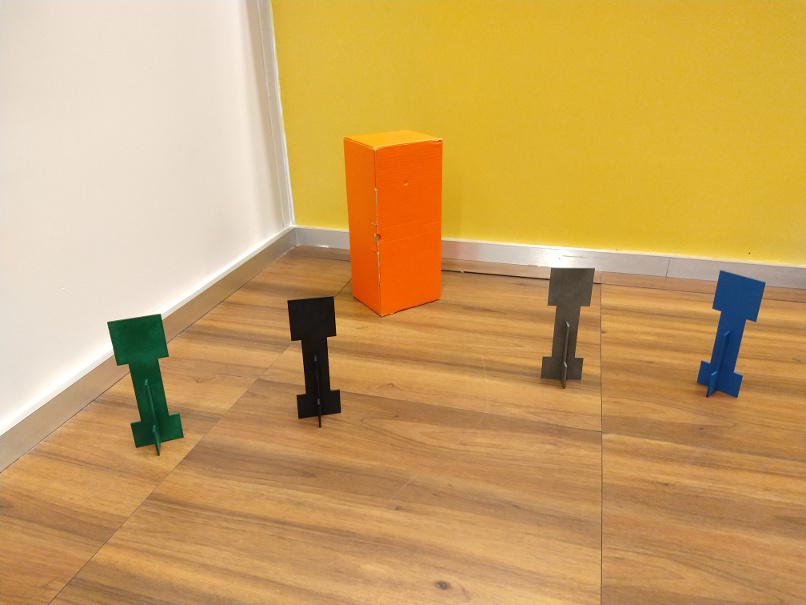
#> input picture atividade1_Lais/cena_canto_sala.jpg, 806 x 605 px
$ jupyter execute --allow-errors Atividade1_Visao.ipynb   (shell and % lines are left out)
#> lines starting #> are read from the running program, lines starting #| are printed output that depends on the picture; after the words box and inside, x2 and y2 are one past the last pixel; in counts of white or black regions, pixels touching at a corner belong together
# Entregável 1 - visão computacional

## Lais Nascimento da Silva
## Fernando Fincatti

[cell 1]
import cv2
from matplotlib import pyplot as plt
import numpy as np
import time as t
print("OpenCV Version : %s " % cv2.__version__)

# Equalização de histograma

[cell 2]
#Carregando a imagem

rintin = cv2.imread("RinTinTin.jpg")

#> (a cell that did not finish here is left out)

#> (a cell that did not finish here is left out)

#> (a cell that did not finish here is left out)

#> (a cell that did not finish here is left out)

#> (a cell that did not finish here is left out)

#> (a cell that did not finish here is left out)

## Atividade 1

Realize as seguintes atividades:

1. O histograma fornecido aproveita bem as faixas de cores?
2. Crie uma imagem derivada da imagem fornecida que use melhor a faixa dinâmica, ou seja, tenha o valor dos seus pixels distribuídos entre `0` e `255`.
3. Plote a imagem pedida

#> (a cell that did not finish here is left out)

#> (a cell that did not finish here is left out)

[cell 11]
#Criando uma nova imagem com uma amplitude maior de píxels

saida = np.zeros((240, 320), dtype=np.uint8)
#> (the rest of this cell did not finish here and is left out)

[cell 12]
#Histograma da nova imagem

hist,bins = np.histogram(saida.flatten(),256,[0,256])

cdf = hist.cumsum()
cdf_normalized = cdf * hist.max()/ cdf.max()

plt.plot(cdf_normalized, color = 'b')
plt.hist(saida.flatten(),256,[0,256], color = 'r')
plt.xlim([0,256])
plt.legend(('cdf','histogram'), loc = 'upper left')
plt.show()
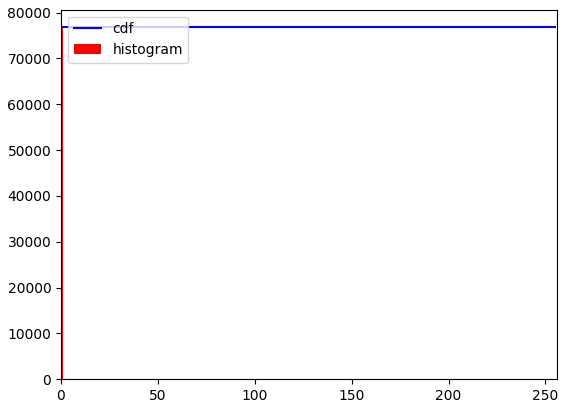
#> figure drawn by matplotlib, 1 panel; tallest bar 76800 high, from x = 0 to 1

[cell 13]
#Plotando nova imagem

plt.imshow(saida, cmap="Greys_r", vmin=0, vmax=255)
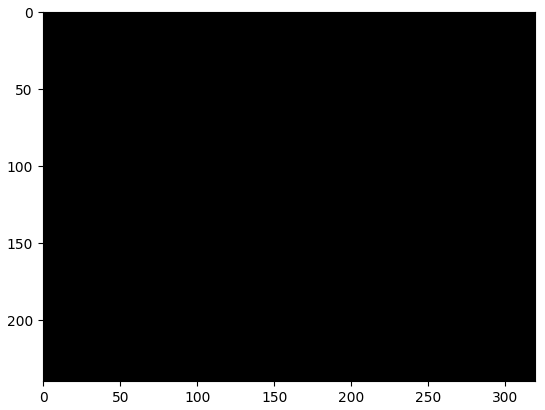
#> figure drawn by matplotlib, 1 panel

## Atividade 2

Leia com a OpenCV a figura abaixo:

Separe os canais  R e B das imagens e analise seus histogramas.

1. A partir dos canais R e B e da análise do histograma é possível identificar a caixa vermelha e o creeper azul?

1. Crie uma imagem numpy em que somente os pixels da caixa vermelha estão brancos e faça seu plot aqui. Você vai precisar usar manipulação de canais RGB. Use o [ExemploFor.ipynb](ExemploFor.ipynb) .

[cell 14]
#Carregando imagem

canto = cv2.imread("cena_canto_sala.jpg")
#> canto is the input picture: shape (605, 806, 3); mean B, G, R 98.1, 162.1, 202.5

[cell 15]
plt.imshow(canto)

[cell 16]
canto.shape
#> Out = (605, 806, 3)

[cell 17]
#Tranformando de BGR para RGB

cena_canto_sala_rgb = cv2.cvtColor(canto, cv2.COLOR_BGR2RGB)

[cell 18]
plt.imshow(cena_canto_sala_rgb)

[cell 19]
#passando apenas a cor vermelha

cena_canto_sala_R = cena_canto_sala_rgb[:,:,0]
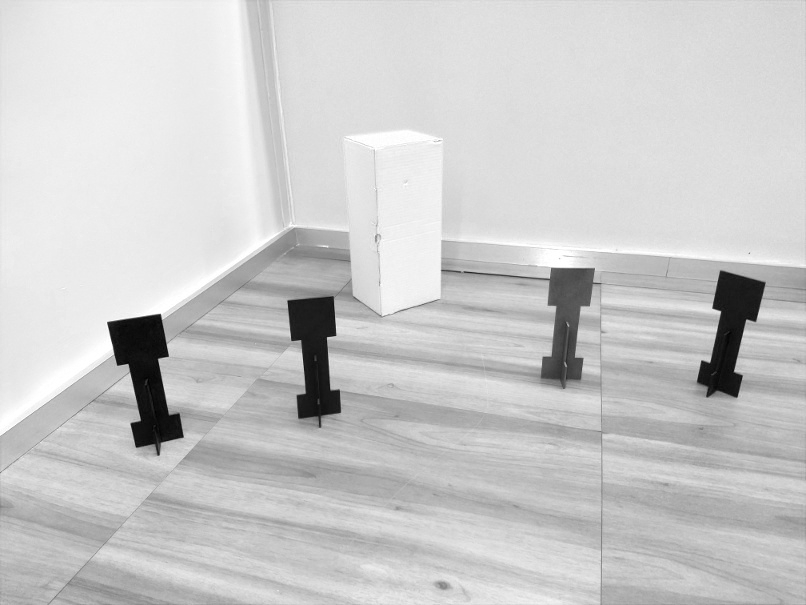
#> cena_canto_sala_R: shape (605, 806); min 0, max 255, mean 202.5

[cell 20]
plt.imshow(cena_canto_sala_R, cmap='Greys_r')

Como pode de observar com a caixa é vermelha ela fica mais claro que os de mais objetos presentes na imagem, além disso a parede que é branca também fica mais claro, porque no branco também há vermelho

[cell 21]
#Vizualisando a matriz
cena_canto_sala_R

[cell 22]
#Plotando histograma da cor vermelha

hist,bins = np.histogram(cena_canto_sala_R.flatten(),256,[0,256])
#> hist = 256 values, max 22383 at index 222, min 1 at index 1, mean 1904.8; bins = 257 values from 0 to 256


plt.hist(cena_canto_sala_R.flatten(),256,[0,256], color = 'r')
plt.xlim([0,256])
plt.legend(('histogram'), loc = 'upper left')
plt.show()
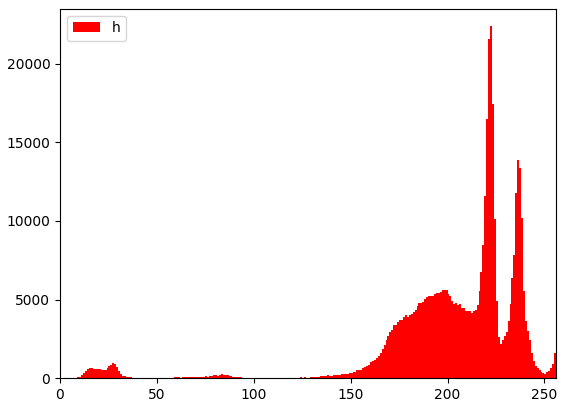
#> figure drawn by matplotlib, 1 panel; tallest bar 22383 high, from x = 222 to 223

[cell 23]
#passando apenas a cor azul

cena_canto_sala_B = cena_canto_sala_rgb[:,:,2]
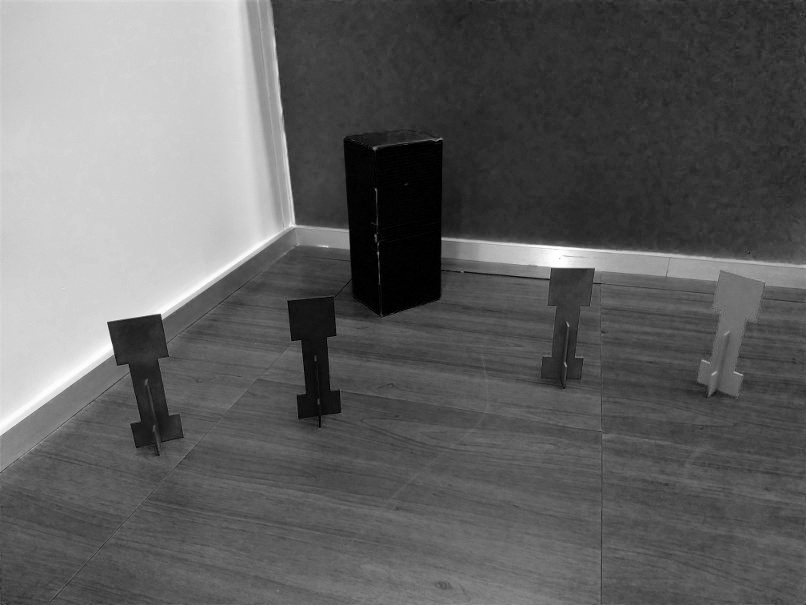
#> cena_canto_sala_B: shape (605, 806); min 0, max 255, mean 98.1

[cell 24]
# Filtro Vermelho sem a parede, só a caixa vermelho
# Como o branco tem todas as cores, para excuir ele, passei a informação de que se tiver azul o pixel deve ser preto.

Nova_vermelha=np.zeros((605, 806), dtype=np.uint8)

for i in range(cena_canto_sala_R.shape[0]):
    for j in range(cena_canto_sala_R.shape[1]):
        if cena_canto_sala_R[i][j] > 200 and cena_canto_sala_B[i][j] > 20:
            Nova_vermelha[i][j] = 0
        elif cena_canto_sala_R[i][j] > 200 and cena_canto_sala_B[i][j] <= 20:
            Nova_vermelha[i][j] = 255
        else:
            Nova_vermelha[i][j] = 0
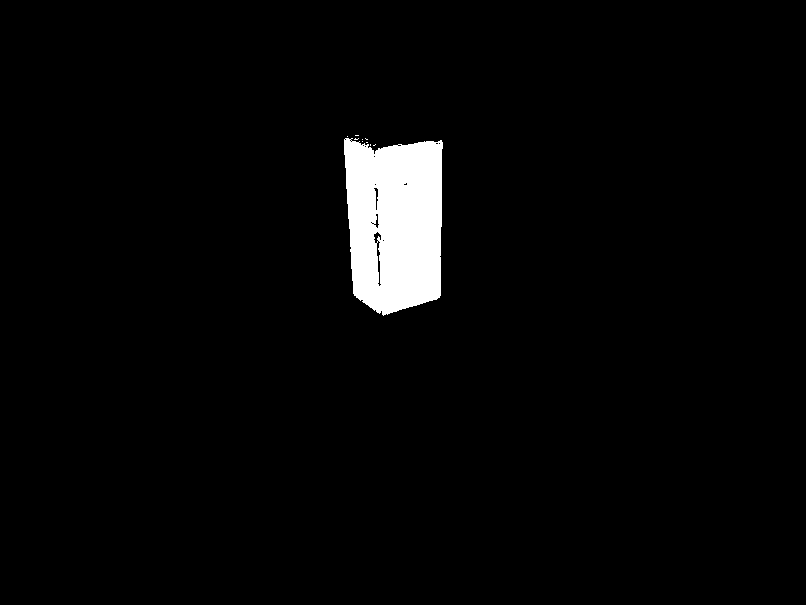
#> Nova_vermelha: shape (605, 806); 3.1% white; 10 white regions (9 under 20 px), largest, box (x1, y1, x2, y2) and area: (344, 138, 443, 316) 14863

[cell 25]
plt.imshow(Nova_vermelha, cmap='Greys_r')

[cell 26]
cena_canto_sala_B = cena_canto_sala_rgb[:,:,2]

[cell 27]
plt.imshow(cena_canto_sala_B, cmap='Greys_r')

[cell 28]
# Plotando histograma da cor azul

hist,bins = np.histogram(cena_canto_sala_B.flatten(),256,[0,256])
#> hist = 256 values, max 12615 at index 209, min 30 at index 254, mean 1904.8


#> (the rest of this cell did not finish here and is left out)

[cell 29]
#Filtro para ficar apenas o objeto azul

Nova_azul = np.zeros((605, 806), dtype=np.uint8)
for i in range(cena_canto_sala_B.shape[0]):
    for j in range(cena_canto_sala_B.shape[1]):
        if cena_canto_sala_R[i][j] > 190 and cena_canto_sala_B[i][j] > 70:
            Nova_azul[i][j] = 0
        elif cena_canto_sala_R[i][j] < 100 and cena_canto_sala_B[i][j] > 70:
            Nova_azul[i][j] = 255
        else:
            Nova_azul[i][j] = 0
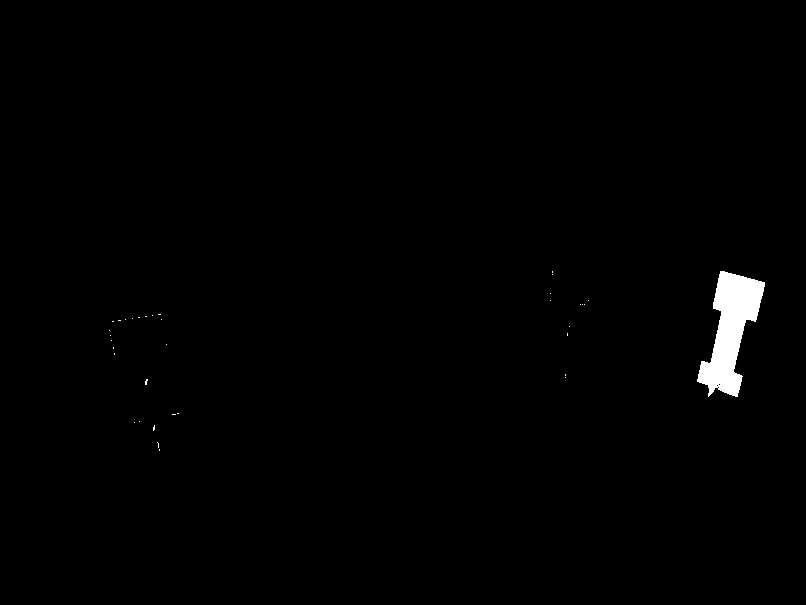
#> Nova_azul: shape (605, 806); 0.88% white; 36 white regions (35 under 20 px), largest, box (x1, y1, x2, y2) and area: (697, 271, 765, 397) 4217
